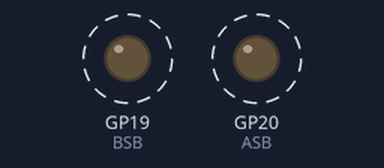
Bench run of a program on a simulated Raspberry Pi Pico running CircuitPython. Parts: output pins drawn as LEDs (lit = HIGH). Dashed ring = blinking. Pins used as bus, display or sensor lines are not drawn; what the program prints to the serial console is not drawn.

Above: at 0.1 s.
Timing chart, 0 to 3.0 s (numbered marks = the images above):
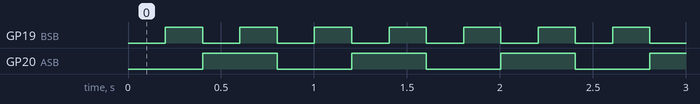

The program:

3-bit-DAC.py
```python
import board
import digitalio
import time

step_delay = .1

ASB = digitalio.DigitalInOut(board.GP20)
ASB.direction = digitalio.Direction.OUTPUT

BSB = digitalio.DigitalInOut(board.GP19)
BSB.direction = digitalio.Direction.OUTPUT

CSB = digitalio.DigitalInOut(board.GP18)
CSB.direction = digitalio.Direction.OUTPUT

while True:
    ASB.value = 0
    BSB.value = 0
    CSB.value = 0
    print("binary 0")
    time.sleep(step_delay)

    ASB.value = 0
    BSB.value = 0
    CSB.value = 1
    print("binary 1")
    time.sleep(step_delay)

    ASB.value = 0
    BSB.value = 1
    CSB.value = 0
    print("binary 2")
    time.sleep(step_delay)

    ASB.value = 0
    BSB.value = 1
    CSB.value = 1
    print("binary 3")
    time.sleep(step_delay)

    ASB.value = 1
    BSB.value = 0
    CSB.value = 0
    print("binary 4")
    time.sleep(step_delay)

    ASB.value = 1
    BSB.value = 0
    CSB.value = 1
    print("binary 5")
    time.sleep(step_delay)

    ASB.value = 1
    BSB.value = 1
    CSB.value = 0
    print("binary 6")
    time.sleep(step_delay)

    ASB.value = 1
    BSB.value = 1
    CSB.value = 1
    print("binary 7")
    time.sleep(step_delay)
```

Measured:
- by itself, GP19 (BSB): alternates HIGH for 0.20 s and LOW for 0.20 s
- by itself, GP20 (ASB): alternates HIGH for 0.40 s and LOW for 0.40 s
- by itself, everything shown: repeats every 0.80 s, in 4 steps
